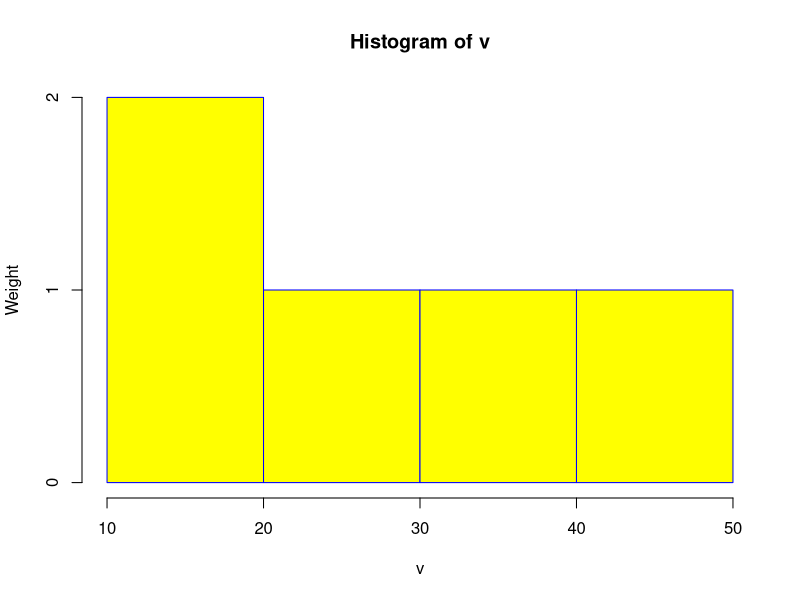

This chart was generated by the following R code:
# Create data for the graph.
v <-  c(10,20,30,40,50)

# Give the chart file a name.
png(file = "histogram.png")

# Create the histogram.
hist(v,ylab = "Weight",col = "yellow",border = "blue")

# Save the file.
dev.off()
